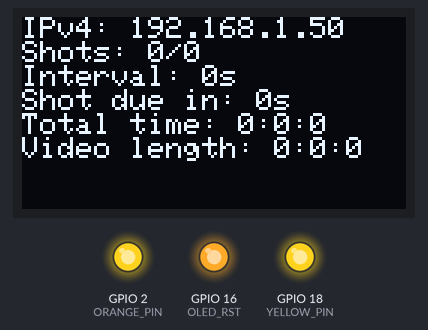
A sketch run on a simulated ESP32. Shown: 128×64 one-colour display, output pins drawn as LEDs (lit = HIGH). WiFi joins after 1.5 s; servers stay silent unless stated.

Above: at 1.7 s.

The sketch:

sketch_nov20a.ino
```cpp
#include <Wire.h>
#include <WiFi.h>
#include <Adafruit_GFX.h>
#include <Adafruit_SSD1306.h>

#define OLED_SDA 4
#define OLED_SCL 15
#define OLED_RST 16
#define SCREEN_WIDTH 128
#define SCREEN_HEIGHT 64

#define ORANGE_PIN 2
#define YELLOW_PIN 18

Adafruit_SSD1306 display(SCREEN_WIDTH, SCREEN_HEIGHT, &Wire, OLED_RST);
WiFiServer server(80);
String header;

int counter = 0;
int shots = 0;
int interval = 0;
int current_shots = 0;
bool state = 0;

unsigned long timer = 0;
unsigned long int previous_time = 0;
unsigned long int current_time = 0;

uint8_t hours = 0;
uint8_t minutes = 0;
uint8_t seconds = 0;
uint8_t duration = 0;

uint8_t v_hours = 0;
uint8_t v_minutes = 0;
uint8_t v_seconds = 0;

const char* ssid = "iPhone";
const char* password = "12345678910";

void get_parameters(String req);
void take_picture();
void display_info();
void handle_requests();
void reduce_time();
void calculate_duration();

void setup() {
  pinMode(ORANGE_PIN, OUTPUT);
  pinMode(YELLOW_PIN, OUTPUT);
  pinMode(OLED_RST, OUTPUT);

  digitalWrite(ORANGE_PIN, HIGH);
  digitalWrite(YELLOW_PIN, HIGH);
  digitalWrite(OLED_RST, LOW);
  delay(20);
  digitalWrite(OLED_RST, HIGH);

  Wire.begin(OLED_SDA, OLED_SCL);
  if(!display.begin(SSD1306_SWITCHCAPVCC, 0x3c, false, false)) {
    for(;;);
  }

  display.clearDisplay();
  display.setRotation(2);
  display.setTextColor(WHITE);
  display.setTextSize(1);
  display.setCursor(0,0);
  display.println("Not connected");
  display.print("SSID: ");
  display.println(ssid);
  display.print("Password: ");
  display.print(password);
  display.display();

  WiFi.begin(ssid, password);
  while(WiFi.status() != WL_CONNECTED){
    delay(500);
  }

  server.begin();
}

void loop() {
	take_picture();
	display_info();
	handle_requests();

	previous_time = current_time;
}

void get_parameters(String req) {
  int counter = 0;
  int shots_temp = 0;
  int interval_temp = 0;

  for (int i = 0; i < req.length(); i++) {
    if (req[i] == '=' && counter == 0) {
        int j = i + 1;
        while(req[j] != '&') {
            shots_temp *= 10;
            shots_temp += req[j] - '0';
            j++;
        }
        shots = shots_temp;
        counter = 1;
    } else if (req[i] == '=' && counter == 1){
        int k = i + 1;
        while(req[k] != '%') {
           interval_temp *= 10;
           interval_temp += req[k] - '0';
           k++;
        }
        interval = interval_temp;
    }
  }
}

void take_picture() {
  if (state && current_shots < shots) {
      current_time = millis();
      timer += current_time - previous_time;
      if (timer >= interval) {
        digitalWrite(YELLOW_PIN, LOW);
        digitalWrite(ORANGE_PIN, LOW);
        delay(10);
        digitalWrite(YELLOW_PIN, HIGH);
        digitalWrite(ORANGE_PIN, HIGH);
        timer = 0;
        current_shots++;
      } else {
        digitalWrite(YELLOW_PIN, HIGH);
        digitalWrite(ORANGE_PIN, HIGH);
      }
  } else {
    timer = 0;
    current_time = 0;
    previous_time = 0;
  }
}

void display_info() {
  display.clearDisplay();
  display.setCursor(0, 0);
  display.print("IPv4: ");
  display.println(WiFi.localIP());
  display.print("Shots: ");
  display.print(current_shots);
  display.print("/");
  display.println(shots);
  display.print("Interval: ");
  display.print(interval/1000);
  display.println("s");
  display.print("Shot due in: ");
  display.print((interval - timer) / 1000);
  display.println("s");
	reduce_time();
	display.print("Total time: ");
	display.print(hours);
	display.print(":");
	display.print(minutes);
	display.print(":");
	display.println(seconds);
	calculate_duration();
	display.print("Video length: ");
	display.print(v_hours);
	display.print(":");
	display.print(v_minutes);
	display.print(":");
	display.print(v_seconds);

	display.display();
}

void handle_requests() {
  WiFiClient client = server.available();

  if (client) {
    String current_line = "";
    while(client.connected()) {
      if (client.available()) {
        char c = client.read();
        header += c;
        if (c == '\n') {
          if (current_line.length() == 0) {
            client.println("HTTP/1.1 200 OK");
            client.println("Content-type:text/html");
            client.println("Connection: close");
            client.println();

            if (header.indexOf("GET /start") >= 0) {
              get_parameters(header);
              current_shots = 0;
              state = 1;
              timer = 0;
            } else if (header.indexOf("GET /stop") >= 0) {
              current_shots = 0;
              state = 0;
              timer = 0;
							hours = 0;
							minutes = 0;
							seconds = 0;
            }

            client.println("<!DOCTYPE html><html> <head> <title>Shtrakalka</title> </head> <body> <p>Number of Shots:</p> <input type=\"text\" name=\"shots\" id=\"shots\" value=\"100\"><br> <p>Interval:</p> <input type=\"text\" name=\"interval\" id=\"interval\" value=\"10\"><br> <br><br><button id=\"start_button\">Start</button> <button id=\"stop_button\">Stop</button> <script src=\"https://ajax.googleapis.com/ajax/libs/jquery/1.11.3/jquery.min.js\"></script> <script> $('#start_button').click(function(e) { e.preventDefault(); shots = $('#shots').val(); interval = $('#interval').val() * 1000; $.get('/start?shots=' + shots + '&interval=' + interval + '%', (data) => { console.log(data); }) }); $('#stop_button').click(function (e) { e.preventDefault(); $.get('/stop', (data) => { console.log(data); }) }); </script> </body></html>");
            client.println();
            break;
          } else {
            current_line = "";
          }
        } else if (c != '\r') {
            current_line += c;
        }
      }
    }
    header = "";
    client.stop();
  }
}

void reduce_time() {
	int	_time = shots * (interval / 1000);

	hours = _time / 3600;
	_time -= hours * 3600;
	minutes = _time / 60;
	seconds = _time - minutes * 60;
}

void calculate_duration() {
	int _time = shots / 24;

	v_hours = _time / 3600;
	_time -= v_hours * 3600;
	v_minutes = _time / 60;
	v_seconds = _time - v_minutes * 60;
}
```
